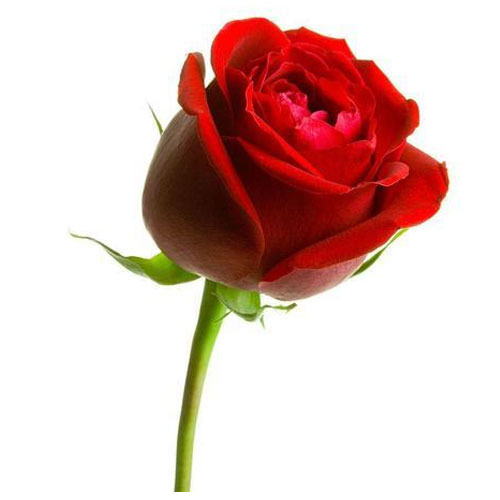
#> input picture catkin_ws/src/my_package/src/perciption1/images/flower.jpg, 500 x 500 px
$ python img_encoding.py
#> lines starting #> are read from the running program, lines starting #| are printed output that depends on the picture
#!/usr/bin/env python

import numpy as np
import cv2

print ('read an image from file')
color_image = cv2.imread("images/flower.jpg",cv2.IMREAD_COLOR)
#> color_image is the input picture: shape (500, 500, 3); mean B, G, R 190.9, 195.6, 224.4

print ('display image in native color')
cv2.imshow("Original Image",color_image)
cv2.moveWindow("Original Image",0,0)
print(color_image.shape)
#| (500, 500, 3)

height,width,channels = color_image.shape
#> height = 500; width = 500; channels = 3

print ('slipt the image into three channels.')
blue,green,red = cv2.split(color_image)
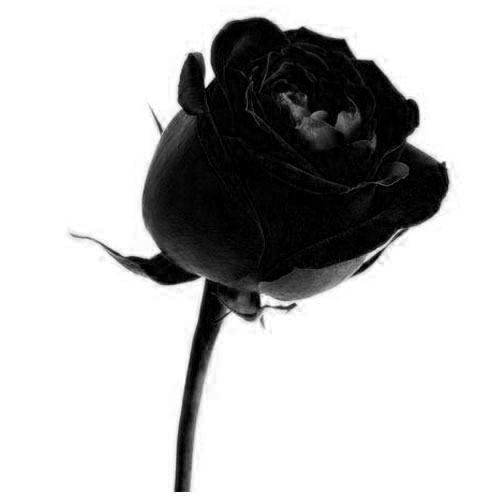
#> blue: shape (500, 500); min 0, max 255, mean 190.9
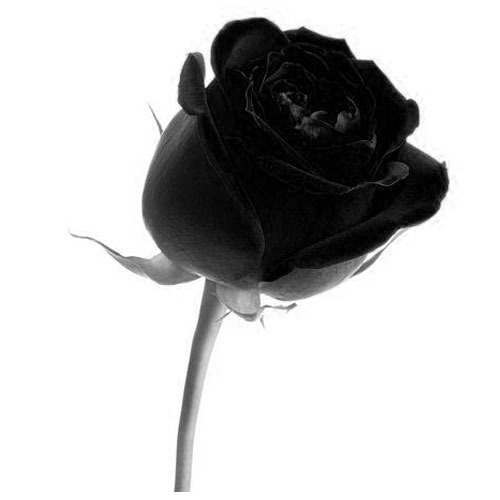
#> green: shape (500, 500); min 0, max 255, mean 195.6
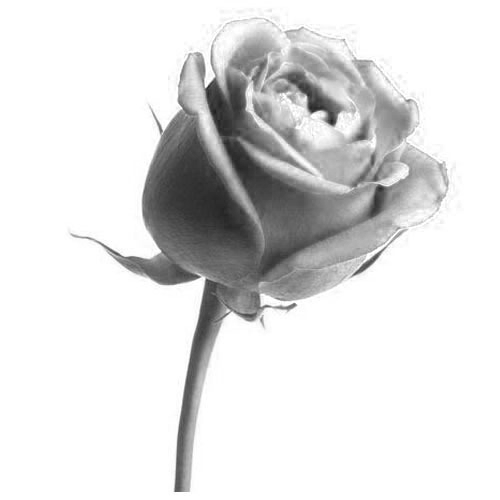
#> red: shape (500, 500); min 30, max 255, mean 224.4

cv2.imshow("Blue Channel",blue)
cv2.moveWindow("Blue Channel",0,height)


cv2.imshow("Red Channel",red)
cv2.moveWindow("Red Channel",0,height)


cv2.imshow("Greeen Channel",green)
cv2.moveWindow("Green Channel",0,height)

hsv_image=cv2.cvtColor(color_image, cv2.COLOR_BGR2HSV)
#> hsv_image: shape (500, 500, 3); mean H, S, V 12.3, 60.5, 225.2
h, s, v= cv2.split(hsv_image)
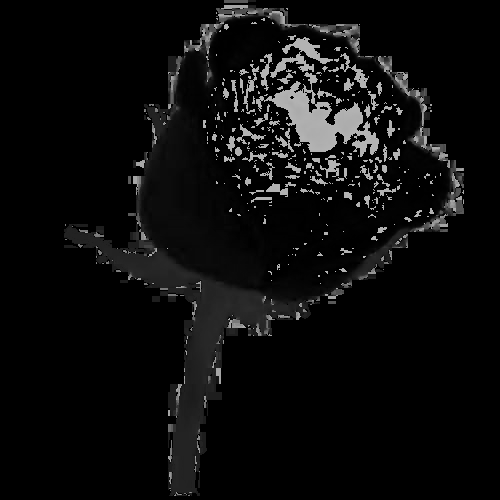
#> h: shape (500, 500); min 0, max 179, mean 12.3
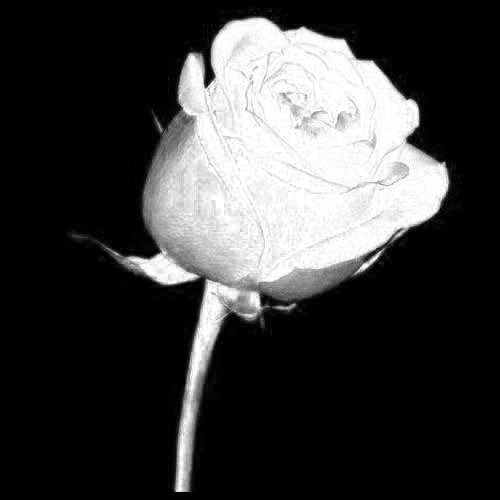
#> s: shape (500, 500); min 0, max 255, mean 60.5

hsv = np.concatenate((h,s,v),axis=1)
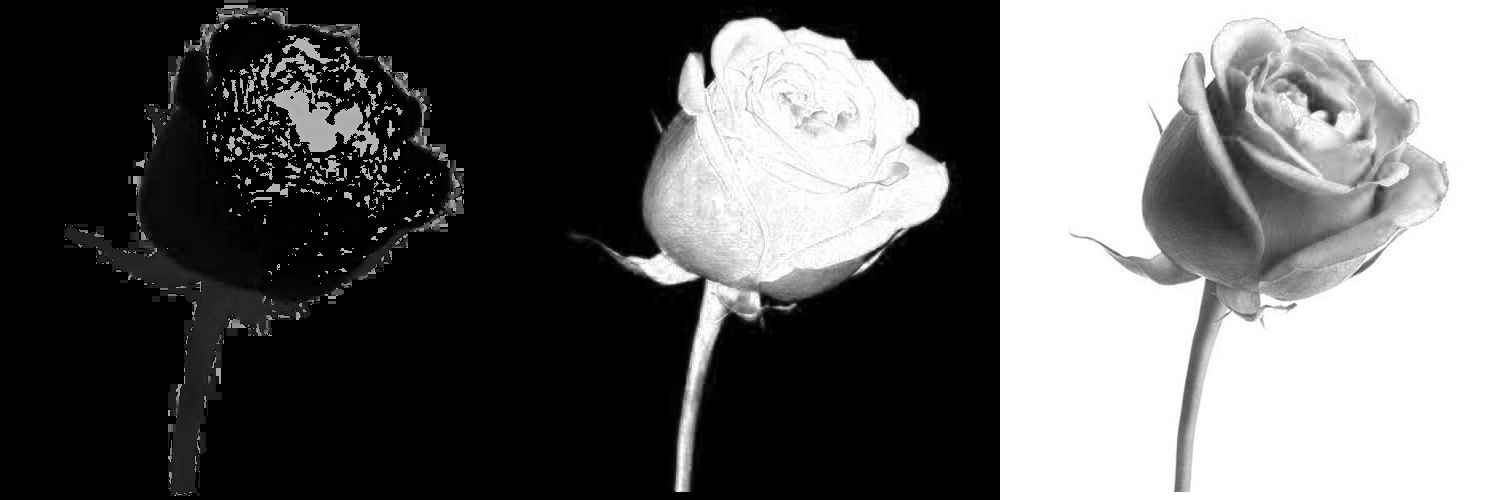
#> hsv: shape (500, 1500); min 0, max 255, mean 99.3
cv2.imshow("hsv_image",hsv_image)
cv2.imshow("hsv",hsv)

gray_image = cv2.cvtColor(color_image, cv2.COLOR_BGR2GRAY)
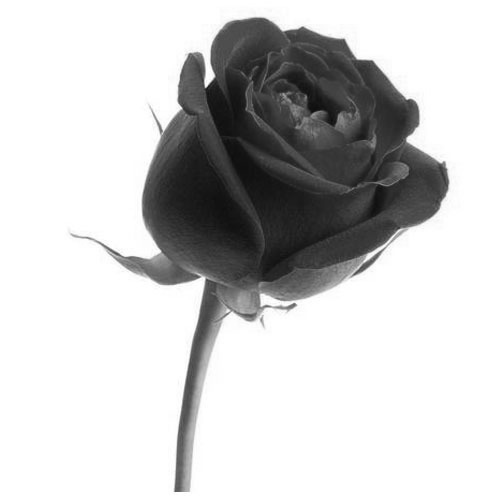
#> gray_image: shape (500, 500); min 12, max 255, mean 203.7
cv2.imshow("Gray Image ",gray_image)

cv2.waitKey(0)  # Wait for any key press
cv2.destroyAllWindows()  # Close the window
